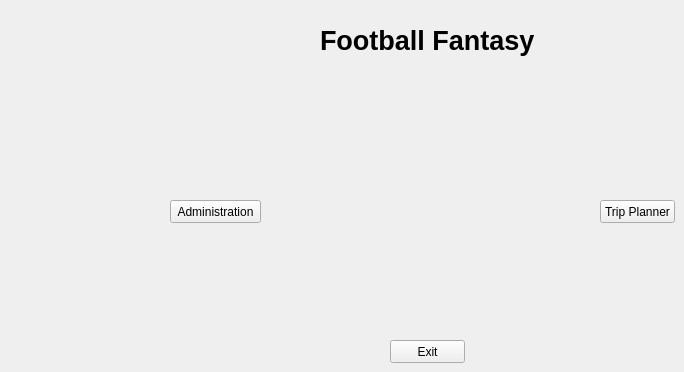
    <widget class="QWidget" name="Home0">
     <widget class="QLabel" name="label">
      <property name="geometry">
       <rect>
        <x>320</x>
        <y>10</y>
        <width>231</width>
        <height>61</height>
       </rect>
      </property>
      <property name="text">
       <string>&lt;html&gt;&lt;head/&gt;&lt;body&gt;&lt;p&gt;&lt;span style=&quot; font-size:20pt; font-weight:600;&quot;&gt;Football Fantasy&lt;/span&gt;&lt;/p&gt;&lt;/body&gt;&lt;/html&gt;</string>
      </property>
     </widget>
     <widget class="QPushButton" name="H_NextB">
      <property name="geometry">
       <rect>
        <x>600</x>
        <y>200</y>
        <width>75</width>
        <height>23</height>
       </rect>
      </property>
      <property name="text">
       <string>Trip Planner</string>
      </property>
     </widget>
     <widget class="QPushButton" name="H_AdminB">
      <property name="geometry">
       <rect>
        <x>170</x>
        <y>200</y>
        <width>91</width>
        <height>23</height>
       </rect>
      </property>
      <property name="text">
       <string>Administration</string>
      </property>
     </widget>
     <widget class="QPushButton" name="Exit">
      <property name="geometry">
       <rect>
        <x>390</x>
        <y>340</y>
        <width>75</width>
        <height>23</height>
       </rect>
      </property>
      <property name="text">
       <string>Exit</string>
      </property>
     </widget>
    </widget>
